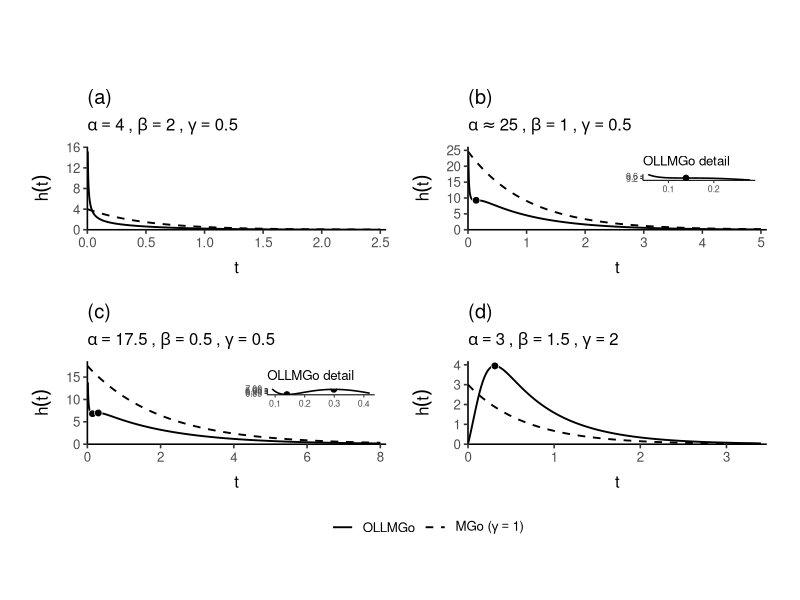
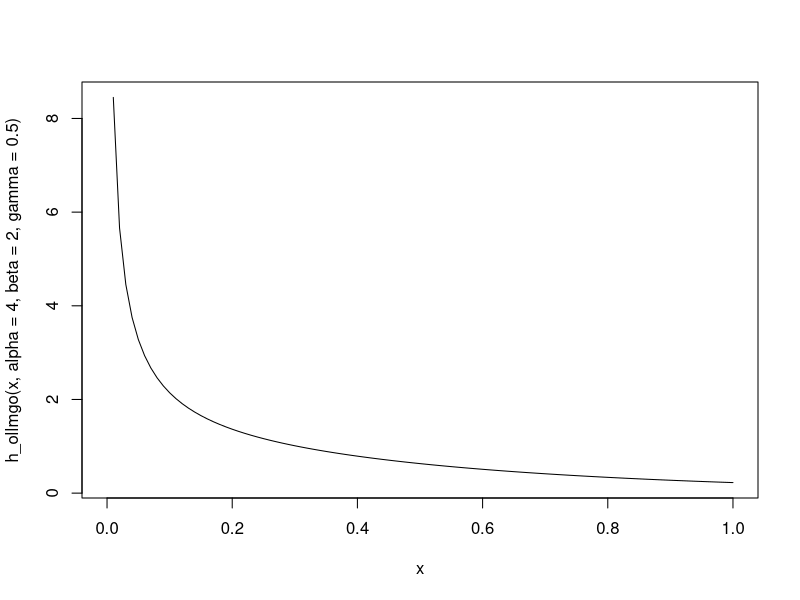
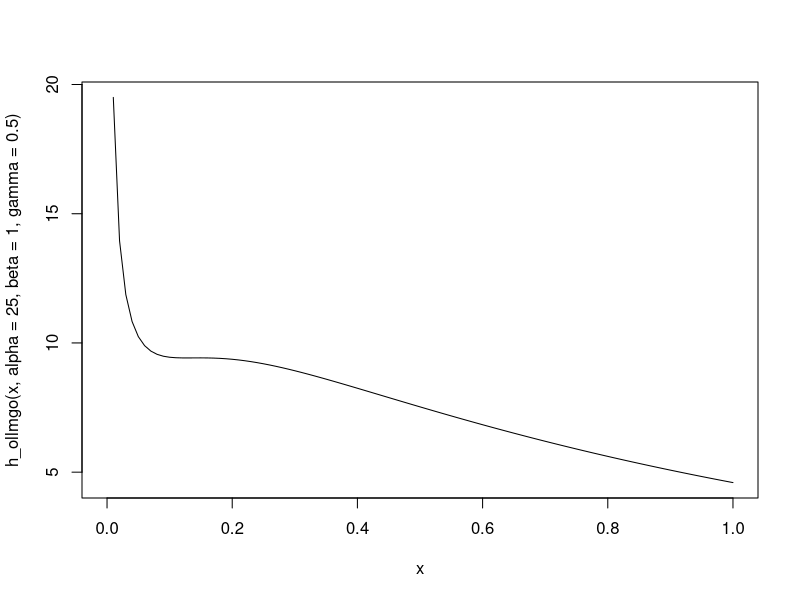
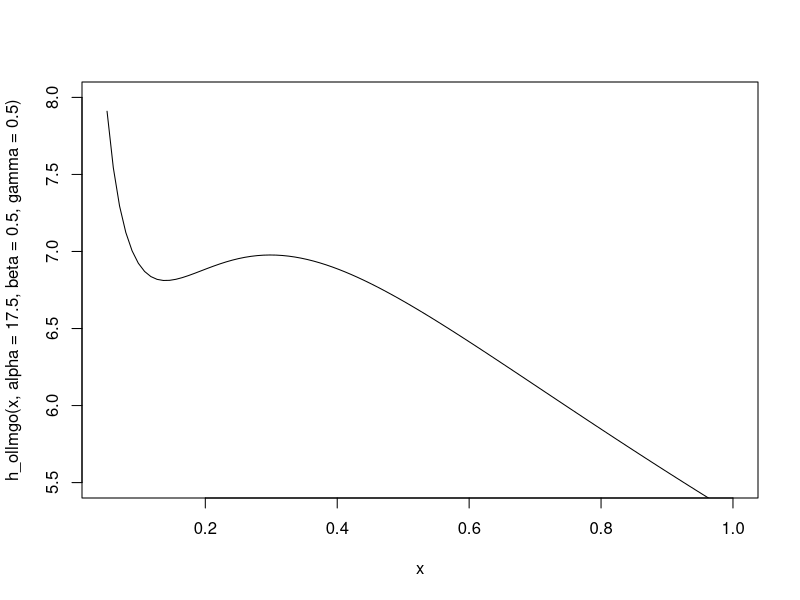
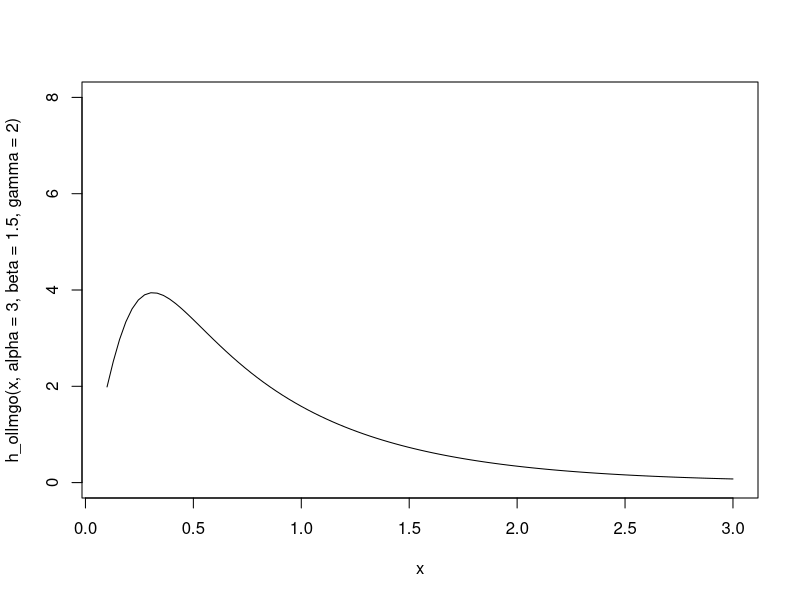
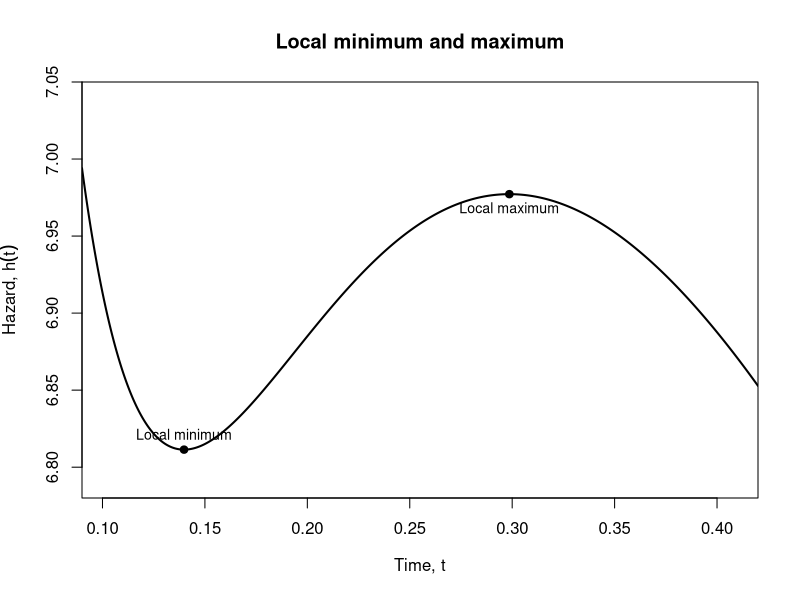
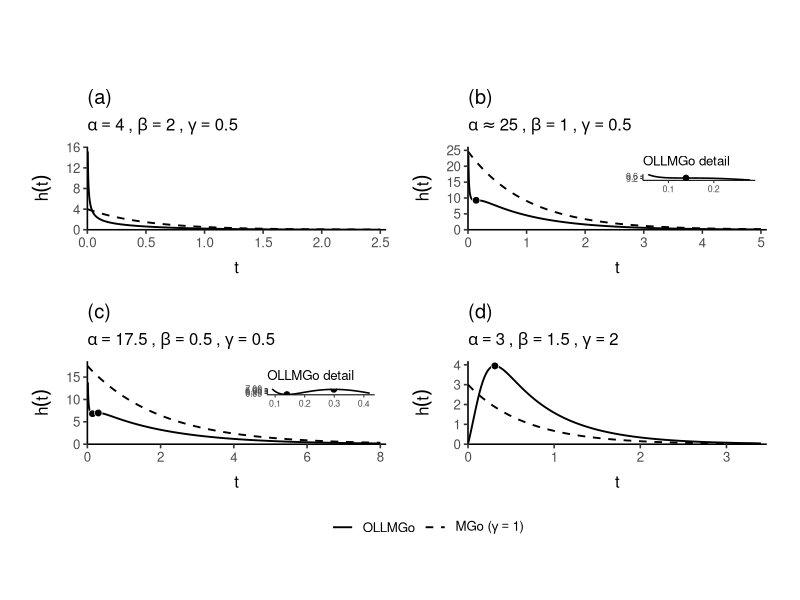
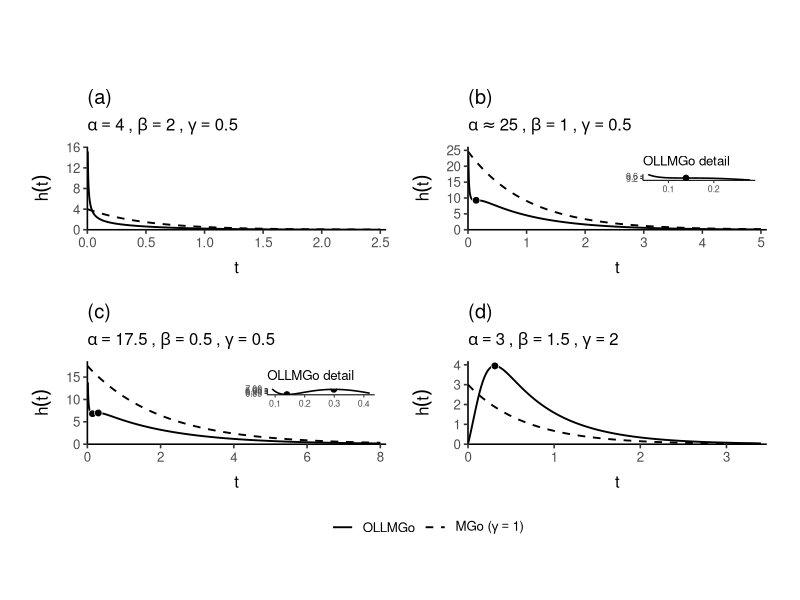

R code for these plots, in order:
# OLLMGo and MGo population hazards in original time units.
# Install once if needed: install.packages(c("ggplot2", "patchwork"))
library(ggplot2)
library(patchwork)

h_ollmgo <- function(t, alpha, beta, gamma) {
  q <- -(alpha / beta) * expm1(-beta * t)
  log_x <- log(expm1(q))
  z <- gamma * log_x
  log_den <- pmax(z, 0) + log1p(exp(-abs(z)))
  exp(log(gamma * alpha) - beta * t + q + (gamma - 1) * log_x - log_den)
}

A <- function(q, gamma) {
  x <- expm1(q)
  (gamma - 1 + gamma * x - x^gamma) / (x * (1 + x^gamma))
}

# Boundary for gamma = 0.5. The label is rounded, the calculation is not.
q0 <- log1p((1 + sqrt(2))^2)
boundary <- optimize(
  function(q) q + 1 / A(q, 0.5),
  interval = c(q0 + 1e-6, 8), tol = 1e-12
)
q_m <- boundary$minimum
lambda_c <- boundary$objective

original_time <- function(q, lambda, beta) -log1p(-q / lambda) / beta

critical_time <- function(lambda, beta, gamma, interval) {
  q <- uniroot(function(q) (lambda - q) * A(q, gamma) - 1,
               interval, tol = 1e-12)$root
  original_time(q, lambda, beta)
}

t_B <- original_time(q_m, lambda_c, 1)
t_C <- c(critical_time(35, 0.5, 0.5, c(q0, q_m)),
         critical_time(35, 0.5, 0.5, c(q_m, 35)))
t_D <- critical_time(2, 1.5, 2, c(1e-6, 2))

panel <- function(title, alpha, beta, gamma, t_max,
                  points = numeric(0), zoom = NULL, alpha_digits = 8) {
  t <- exp(seq(log(0.007 / beta), log(t_max), length.out = 1500))
  t_mgo <- c(0, t)
  curves <- rbind(
    data.frame(t, hazard = h_ollmgo(t, alpha, beta, gamma), model = "OLLMGo"),
    data.frame(t = t_mgo, hazard = alpha * exp(-beta * t_mgo), model = "MGo")
  )
  critical <- data.frame(t = points,
                         hazard = h_ollmgo(points, alpha, beta, gamma))
  
  # Round only the displayed alpha, retaining the full value for calculations.
  alpha_show <- signif(alpha, alpha_digits)
  alpha_term <- if (alpha_show == alpha) {
    bquote(alpha == .(alpha_show))
  } else {
    bquote(alpha %~~% .(alpha_show))
  }
  subtitle <- bquote(.(alpha_term) ~ "," ~
                       beta == .(beta) ~ "," ~ gamma == .(gamma))
  
  p <- ggplot(curves, aes(t, hazard)) +
    geom_line(aes(linetype = model), colour = "black", linewidth = 0.65) +
    geom_point(data = critical, shape = 21, size = 2.3,
               fill = "black", colour = "white", stroke = 0.35) +
    scale_linetype_manual(
      values = c(OLLMGo = "solid", MGo = "dashed"),
      breaks = c("OLLMGo", "MGo"),
      labels = expression("OLLMGo", paste("MGo (", gamma == 1, ")"))
    ) +
    scale_x_continuous(expand = expansion(mult = c(0, 0.02))) +
    scale_y_continuous(expand = expansion(mult = c(0, 0.06))) +
    coord_cartesian(xlim = c(0, t_max), ylim = c(0, NA)) +
    labs(title = title, subtitle = subtitle, linetype = NULL,
         x = expression(paste( t)),
         y = expression(paste(h(t)))) +
    theme_classic(base_size = 12) +
    theme(
      panel.grid = element_blank(),
      axis.title.x = element_text(margin = margin(t = 8)),
      axis.title.y = element_text(margin = margin(r = 8)),
      plot.margin = margin(9, 10, 10, 9)
    )
  
  if (!is.null(zoom)) {
    # The inset isolates the OLLMGo turning behaviour.
    # Both models remain visible in the main panel.
    tz <- seq(zoom[1], zoom[2], length.out = 400)
    detail <- data.frame(t = tz, hazard = h_ollmgo(tz, alpha, beta, gamma))
    inset <- ggplot(detail, aes(t, hazard)) +
      geom_line(colour = "black", linewidth = 0.55) +
      geom_point(data = critical, size = 1.6, colour = "black") +
      scale_x_continuous(n.breaks = 4) +
      scale_y_continuous(n.breaks = 4) +
      labs(title = "OLLMGo detail", x = NULL, y = NULL) +
      theme_classic(base_size = 8) +
      theme(
        panel.background = element_rect(fill = "white", colour = NA),
        plot.background  = element_rect(fill = "white", colour = NA),
        panel.grid       = element_blank()
      )
    
    p <- p + inset_element(inset, 0.51, 0.36, 0.98, 0.96, align_to = "panel")
  }
  p
}

plots <- list(
  panel("(a)", 4, 2, 0.5, 2.5),
  panel("(b)", lambda_c, 1, 0.5, 5,
        points = t_B, zoom = c(0.055, 0.28), alpha_digits = 2),
  panel("(c)", 17.5, 0.5, 0.5, 8,
        points = t_C, zoom = c(0.09, 0.42)),
  panel("(d)", 3, 1.5, 2, 3.4, points = t_D)
)

figure <- wrap_plots(plots, ncol = 2, guides = "collect") +
  plot_annotation(
    title = "",
    subtitle = "",
    caption = paste("",
                    ""),
    theme = theme(plot.title = element_text(face = "bold", size = 18),
                  plot.subtitle = element_text(size = 11, margin = margin(b = 8)),
                  plot.caption = element_text(hjust = 0, size = 9),
                  plot.margin = margin(13, 14, 13, 14))
  )
figure <- figure & theme(legend.position = "bottom")

print(figure)


ggsave("OLLMGo_MGo_hazards.eps", figure, width = 11, height = 8,
       units = "in", dpi = 400, bg = "white")
ggsave("OLLMGo_MGo_hazards.pdf", figure, width = 11, height = 8,
       units = "in", bg = "white")







h_ollmgo <- function(t, alpha, beta, gamma) {
  q <- -(alpha / beta) * expm1(-beta * t)
  log_x <- log(expm1(q))
  z <- gamma * log_x
  log_den <- pmax(z, 0) + log1p(exp(-abs(z)))
  exp(log(gamma * alpha) - beta * t + q + (gamma - 1) * log_x - log_den)
}

curve(h_ollmgo(x,alpha=4,beta=2,gamma=0.5),xlim=c(0,1))



curve(h_ollmgo(x,alpha=25,beta=1,gamma=0.5),xlim=c(0,1))


curve(h_ollmgo(x,alpha=17.5,beta=0.5,gamma=0.5),xlim=c(0.051,1),ylim=c(5.5,8))

curve(h_ollmgo(x,alpha=3,beta=1.5,gamma=2),xlim=c(0.1,3),ylim=c(0,8))



# Zoom no mínimo e no máximo locais
curve(
  h_ollmgo(x, alpha = 17.5, beta = 0.5, gamma = 0.5),
  xlim = c(0.09, 0.42),
  ylim = c(6.78, 7.05),
  n = 1000,
  xaxs = "i", yaxs = "i",
  lwd = 2, col = "black",
  xlab = expression(paste("Time, ", t)),
  ylab = expression(paste("Hazard, ", h(t))),
  main = "Local minimum and maximum"
)

# Tempos dos dois extremos, obtidos numericamente
t_ext <- c(0.1398077, 0.2986140)
h_ext <- h_ollmgo(t_ext, alpha = 17.5, beta = 0.5, gamma = 0.5)

points(t_ext, h_ext, pch = 19)
text(t_ext, h_ext, c("Local minimum", "Local maximum"),
     pos = c(3, 1), cex = 0.85)
